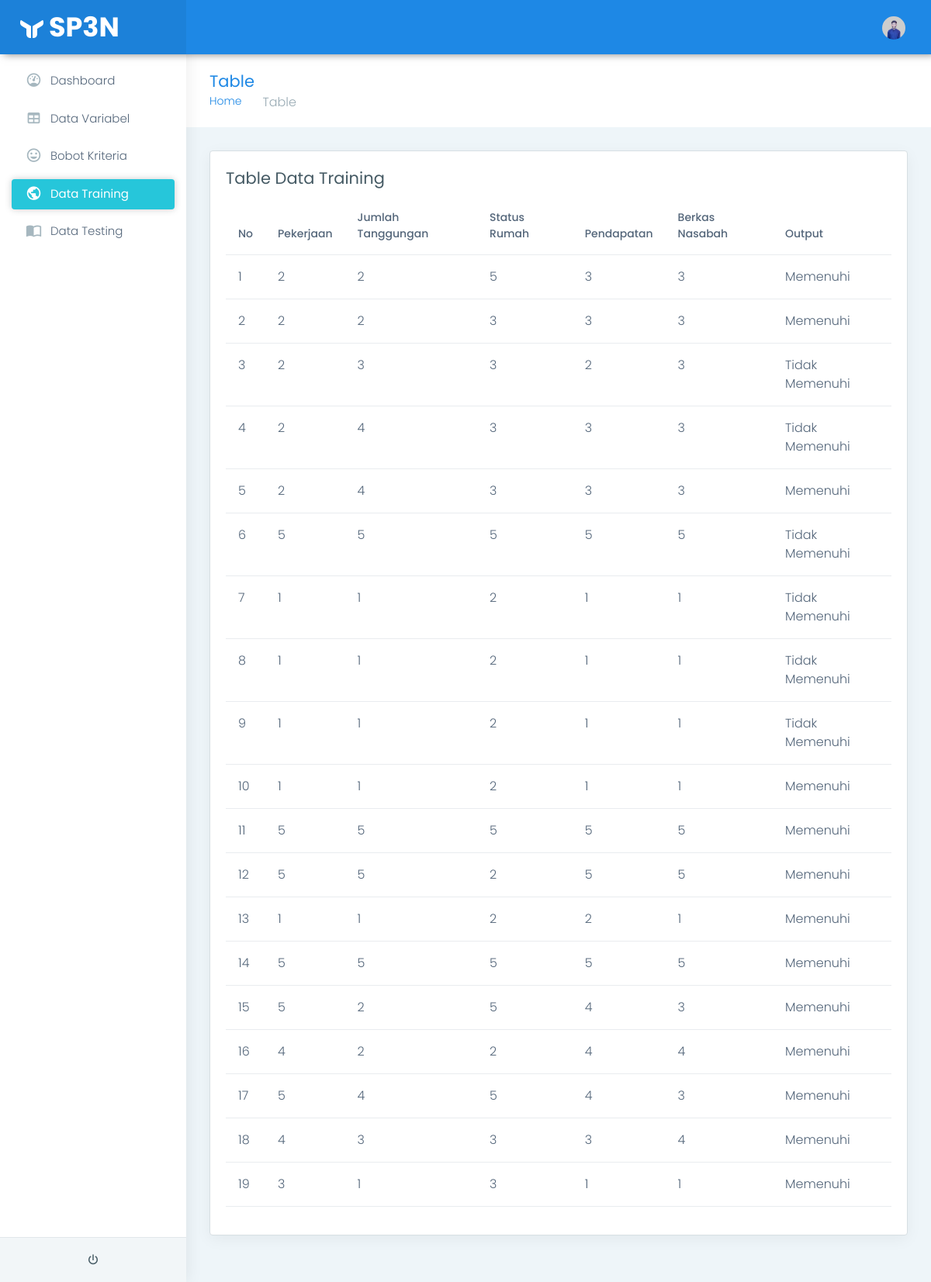
The page /viewlogin/Dasboard/html/data-training.php on the database its author committed.
### tables this page shows
CREATE TABLE `data_training` (
  `id_data_training` int(11) NOT NULL,
  `pekerjaan` int(11) NOT NULL,
  `jumlah_tanggungan` int(11) NOT NULL,
  `status_rumah` int(11) NOT NULL,
  `pendapatan` int(11) NOT NULL,
  `berkas_nasabah` int(11) NOT NULL,
  `output` varchar(15) NOT NULL
);

### viewlogin/Dasboard/html/data-training.php (the view, shortened to what this page needs)
<?php include('../html/template/header.php'); ?>
<?php include('../html/template/sidebar.php'); ?>
<div class="page-wrapper">
    <div class="page-breadcrumb">
        <div class="row align-items-center">
            <div class="col-md-6 col-8 align-self-center">
                <h3 class="page-title mb-0 p-0">Table</h3>
                <div class="d-flex align-items-center">
                    <nav aria-label="breadcrumb">
                        <ol class="breadcrumb">
                            <li class="breadcrumb-item"><a href="#">Home</a></li>
                            <li class="breadcrumb-item active" aria-current="page">Table</li>
                        </ol>
                    </nav>
                </div>
            </div>
        </div>
    </div>
    <div class="container-fluid">
        <div class="row">
            <div class="col-sm-12">
                <div class="card">
                    <div class="card-body">
                        <h4 class="card-title"> Table Data Training</h4>
                        <div class="table-responsive">
                            <table class="table user-table">
                                <thead>
                                    <tr>
                                        <th class="border-top-0">No</th>
                                        <th class="border-top-0">Pekerjaan</th>
                                        <th class="border-top-0">Jumlah Tanggungan</th>
                                        <th class="border-top-0">Status Rumah</th>
                                        <th class="border-top-0">Pendapatan</th>
                                        <th class="border-top-0">Berkas Nasabah</th>
                                        <th class="border-top-0">Output</th>
                                    </tr>
                                </thead>
                                <tbody>
                                <?php
                                        include('../../../koneksi.php');
                                        $no = 1;
                                        $query = mysqli_query($conn, "SELECT * FROM data_training");
                                        while ($row = mysqli_fetch_assoc($query)) {
                                        ?>
                                            <tr>
                                                <td> <?php echo $no++ ?> </td>
                                                <td> <?php echo $row['pekerjaan'] ?> </td>
                                                <td> <?php echo $row['jumlah_tanggungan'] ?> </td>
                                                <td> <?php echo $row['status_rumah'] ?> </td>
                                                <td> <?php echo $row['pendapatan'] ?> </td>
                                                <td> <?php echo $row['berkas_nasabah'] ?> </td>
                                                <td> <?php echo $row['output'] ?> </td>
                                            </tr>
                                        <?php
                                        }
                                        ?>
                                </tbody>
                            </table>
                        </div>
                    </div>
                </div>
            </div>
        </div>
<?php include('../html/template/footer.php'); ?>

### rows shown on the page
data_training: pekerjaan "2", jumlah_tanggungan "2", status_rumah "5", pendapatan "3", berkas_nasabah "3", output "Memenuhi"
data_training: pekerjaan "2", jumlah_tanggungan "2", status_rumah "3", pendapatan "3", berkas_nasabah "3", output "Memenuhi"
data_training: pekerjaan "2", jumlah_tanggungan "3", status_rumah "3", pendapatan "2", berkas_nasabah "3", output "Tidak Memenuhi"
data_training: pekerjaan "2", jumlah_tanggungan "4", status_rumah "3", pendapatan "3", berkas_nasabah "3", output "Tidak Memenuhi"
data_training: pekerjaan "2", jumlah_tanggungan "4", status_rumah "3", pendapatan "3", berkas_nasabah "3", output "Memenuhi"
data_training: pekerjaan "5", jumlah_tanggungan "5", status_rumah "5", pendapatan "5", berkas_nasabah "5", output "Tidak Memenuhi"
data_training: pekerjaan "1", jumlah_tanggungan "1", status_rumah "2", pendapatan "1", berkas_nasabah "1", output "Tidak Memenuhi"
data_training: pekerjaan "1", jumlah_tanggungan "1", status_rumah "2", pendapatan "1", berkas_nasabah "1", output "Tidak Memenuhi"
data_training: pekerjaan "1", jumlah_tanggungan "1", status_rumah "2", pendapatan "1", berkas_nasabah "1", output "Tidak Memenuhi"
data_training: pekerjaan "1", jumlah_tanggungan "1", status_rumah "2", pendapatan "1", berkas_nasabah "1", output "Memenuhi"
data_training: pekerjaan "5", jumlah_tanggungan "5", status_rumah "5", pendapatan "5", berkas_nasabah "5", output "Memenuhi"
data_training: pekerjaan "5", jumlah_tanggungan "5", status_rumah "2", pendapatan "5", berkas_nasabah "5", output "Memenuhi"
data_training: pekerjaan "1", jumlah_tanggungan "1", status_rumah "2", pendapatan "2", berkas_nasabah "1", output "Memenuhi"
data_training: pekerjaan "5", jumlah_tanggungan "5", status_rumah "5", pendapatan "5", berkas_nasabah "5", output "Memenuhi"
data_training: pekerjaan "5", jumlah_tanggungan "2", status_rumah "5", pendapatan "4", berkas_nasabah "3", output "Memenuhi"
data_training: pekerjaan "4", jumlah_tanggungan "2", status_rumah "2", pendapatan "4", berkas_nasabah "4", output "Memenuhi"
data_training: pekerjaan "5", jumlah_tanggungan "4", status_rumah "5", pendapatan "4", berkas_nasabah "3", output "Memenuhi"
data_training: pekerjaan "4", jumlah_tanggungan "3", status_rumah "3", pendapatan "3", berkas_nasabah "4", output "Memenuhi"
data_training: pekerjaan "3", jumlah_tanggungan "1", status_rumah "3", pendapatan "1", berkas_nasabah "1", output "Memenuhi"
